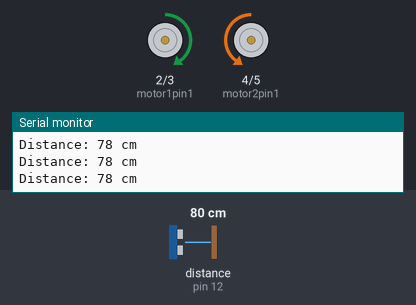
Bench run of a sketch on a simulated Arduino Uno, built with avr-gcc and run on an emulated ATmega328P. Shown: motor-driver pin pairs drawn as motors (green arrow = first pin HIGH = forward, orange = second pin HIGH = backward, longer = more drive, scaled by the enable pin), the last lines printed to the serial monitor. Wiring (inferred from the names in the program): ultrasonic range finder: trigger pin 11; echo pin 12. The test bench sets the inputs (shaded band); at power-on: distance to the obstacle (sensor on pin 12) 80 cm. The echo pulse lasts 58.3 µs per cm.

Above: at 1.2 s.
1.3 s: distance to the obstacle (sensor on pin 12) set to 23 cm
2.8 s: distance to the obstacle (sensor on pin 12) set to 19 cm
At 3.4 s:
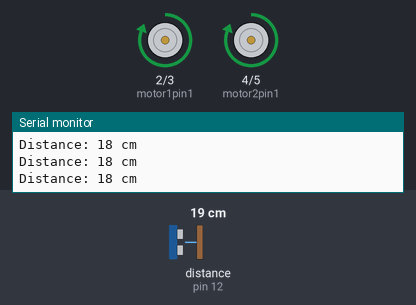
4.3 s: distance to the obstacle (sensor on pin 12) set to 35 cm
At 5.5 s:
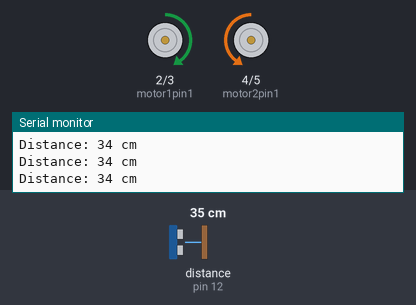
5.8 s: distance to the obstacle (sensor on pin 12) set to 4 cm
At 7.0 s:
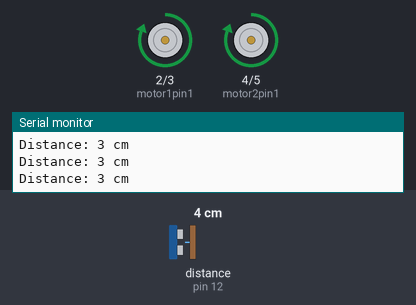
Timing chart, 0 to 8.3 s (numbered marks = the images above; inputs shaded):
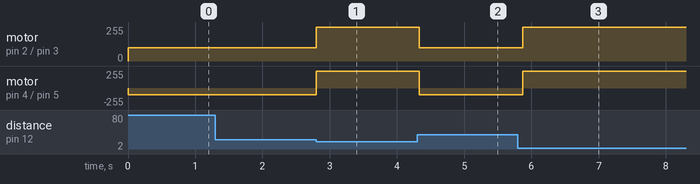

Measured:
- the behaviour switches between 21 and 20 cm on distance to the obstacle (sensor on pin 12) (found by bisection; images 0 and 1)
- after the input at 2.8 s, motor on pin 2 (motor1pin1) / pin 3 (motor1pin2): forward 100/255 → forward 255/255 at once; motor on pin 4 (motor2pin1) / pin 5 (motor2pin2): backward 100/255 → forward 255/255 at once
- after the input at 4.3 s, motor on pin 2 (motor1pin1) / pin 3 (motor1pin2): forward 255/255 → forward 100/255 at once; motor on pin 4 (motor2pin1) / pin 5 (motor2pin2): forward 255/255 → backward 100/255 at once
- after the input at 5.8 s, motor on pin 2 (motor1pin1) / pin 3 (motor1pin2): forward 100/255 → forward 255/255 after 0.07 s; motor on pin 4 (motor2pin1) / pin 5 (motor2pin2): backward 100/255 → forward 255/255 after 0.07 s

The sketch:

arduinopush.ino
```cpp
// Motor pin definitions
int motor1pin1 = 2;
int motor1pin2 = 3;
int motor2pin1 = 4;
int motor2pin2 = 5;

// Ultrasonic sensor pin definitions
const int trigPin = 11;
const int echoPin = 12;

// Motor speed control pins
const int ENA = 9;
const int ENB = 10;

void setup() {
  // Motor pins setup
  pinMode(motor1pin1, OUTPUT);
  pinMode(motor1pin2, OUTPUT);
  pinMode(motor2pin1, OUTPUT);
  pinMode(motor2pin2, OUTPUT);

  // Motor speed control pins setup
  pinMode(ENA, OUTPUT);
  pinMode(ENB, OUTPUT);

  // Ultrasonic sensor pins setup
  pinMode(trigPin, OUTPUT);
  pinMode(echoPin, INPUT);

  // Start the Serial Monitor
  Serial.begin(9600);
}

void loop() {
  // Ultrasonic sensor distance measurement
  long duration;
  int distance;

  // Clear the trigPin by setting it LOW
  digitalWrite(trigPin, LOW);
  delayMicroseconds(2);

  // Trigger the sensor by setting the trigPin HIGH for 10 microseconds
  digitalWrite(trigPin, HIGH);
  delayMicroseconds(10);
  digitalWrite(trigPin, LOW);

  // Read the echoPin, returns the sound wave travel time in microseconds
  duration = pulseIn(echoPin, HIGH, 30000); // Timeout after 30ms

  // Check if a valid echo was received
  if (duration == 0) {
    Serial.println("No echo received");
    distance = -1; // Invalid distance
  } else {
    // Calculate the distance
    distance = duration * 0.034 / 2; // Speed of sound wave divided by 2 (round trip)
  }

  // Print the distance on the Serial Monitor
  Serial.print("Distance: ");
  if (distance == -1) {
    Serial.println("Out of range");
  } else {
    Serial.print(distance);
    Serial.println(" cm");
  }

  // Control motor speed and direction based on distance
  if (distance < 20 && distance != -1) { // If an obstacle is detected within 20 cm and distance is valid
    // Rush towards the enemy
    analogWrite(ENA, 255); // Max speed for motor1
    analogWrite(ENB, 255); // Max speed for motor2

    digitalWrite(motor1pin1, HIGH);
    digitalWrite(motor1pin2, LOW);
    digitalWrite(motor2pin1, HIGH);
    digitalWrite(motor2pin2, LOW);
  } else {
    // Keep turning around to search for enemies
    analogWrite(ENA, 100); // Speed for motor1
    analogWrite(ENB, 100); // Speed for motor2

    digitalWrite(motor1pin1, HIGH);
    digitalWrite(motor1pin2, LOW);
    digitalWrite(motor2pin1, LOW);
    digitalWrite(motor2pin2, HIGH);
  }

  delay(100); // Small delay to avoid flooding the Serial Monitor
}
```
